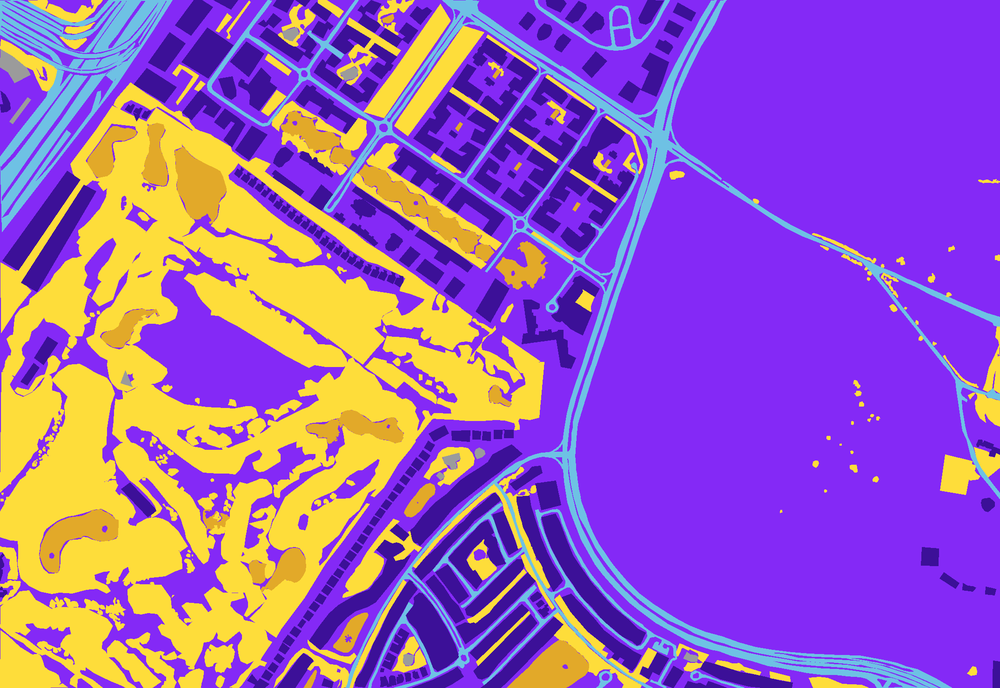
#> input picture Semantic segmentation dataset/Tile 8/masks/image_part_001.png, 1000 x 688 px, shrunk from 2149 x 1479 before the run, found by its file name; its folder holds 4 pictures in this run
$ python 'image patch.py'
#> lines starting #> are read from the running program, lines starting #| are printed output that depends on the picture
import os
from PIL import Image
import math

def patch_images(input_dir):
    # Get a list of all image files in the directory
    image_files = [f for f in os.listdir(input_dir) if f.endswith('.jpg') or f.endswith('.png')]

    # Calculate the number of rows and columns needed for the square image
    num_images = len(image_files)
    num_rows = int(math.sqrt(num_images))
    num_cols = num_rows

    # Get the size of the first image
    first_image = Image.open(os.path.join(input_dir, image_files[0]))
#> first_image is the input picture: PIL image 1000x688 RGB; mean R, G, B 154.6, 95.5, 182.7
    image_width, image_height = first_image.size
#> image_width = 1000; image_height = 688

    # Create a new image to hold the patched-up image
    patch_width = num_cols * image_width
#> patch_width = 2000
    patch_height = num_rows * image_height
#> patch_height = 1376
    patched_image = Image.new('RGB', (patch_width, patch_height))
#> patched_image: PIL image 2000x1376 RGB; every value is 0

    # Paste the segmented images into the patched image
    for i, image_file in enumerate(image_files):
        image_path = os.path.join(input_dir, image_file)
        image = Image.open(image_path)
        row = i // num_cols
        col = i % num_cols
        x = col * image_width
#> x = 0
        y = row * image_height
#> y = 0
        patched_image.paste(image, (x, y))
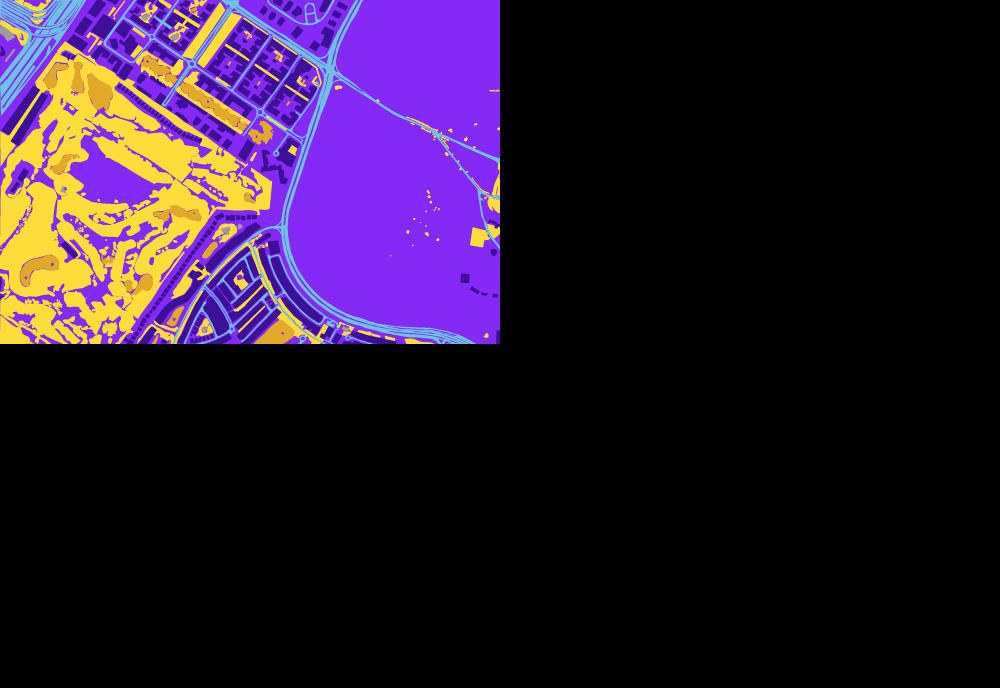
#> patched_image: PIL image 2000x1376 RGB (shown at 1/2 size); mean R, G, B 38.6, 23.9, 45.7
#> pass 2 of the loop in patch_images, `for i, image_file in enumerate(image_files):`:
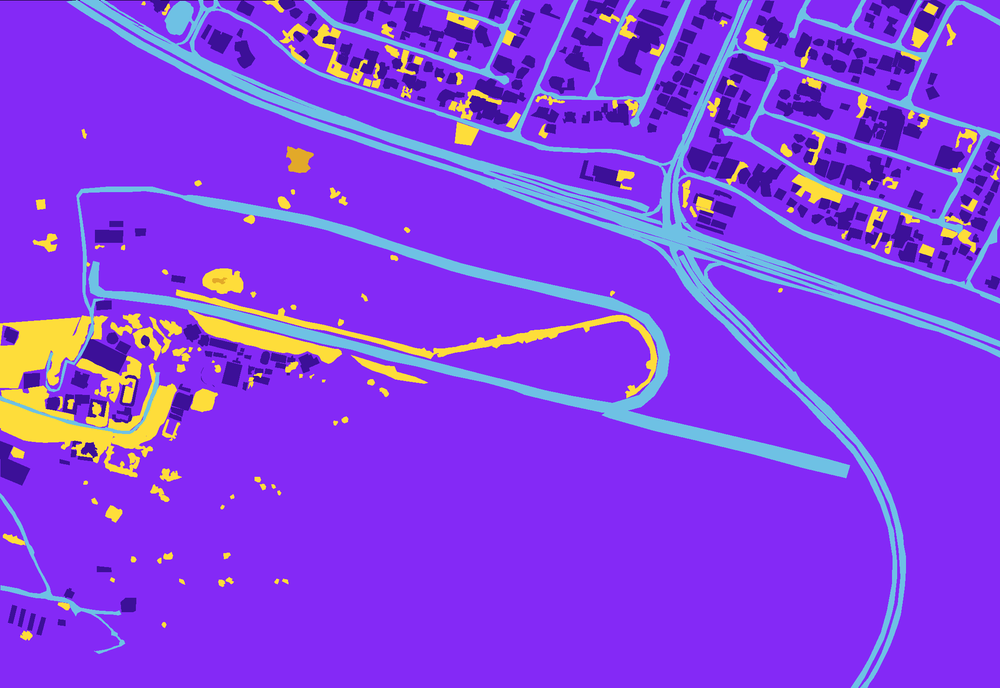
#> input picture Semantic segmentation dataset/Tile 8/masks/image_part_002.png, 1000 x 688 px, shrunk from 2149 x 1479 before the run, found by its file name
#> in patch_images, image is the input picture: PIL image 1000x688 RGB; mean R, G, B 131.6, 61.8, 229.7
#> in patch_images, `patched_image.paste(image, (x, y))`:
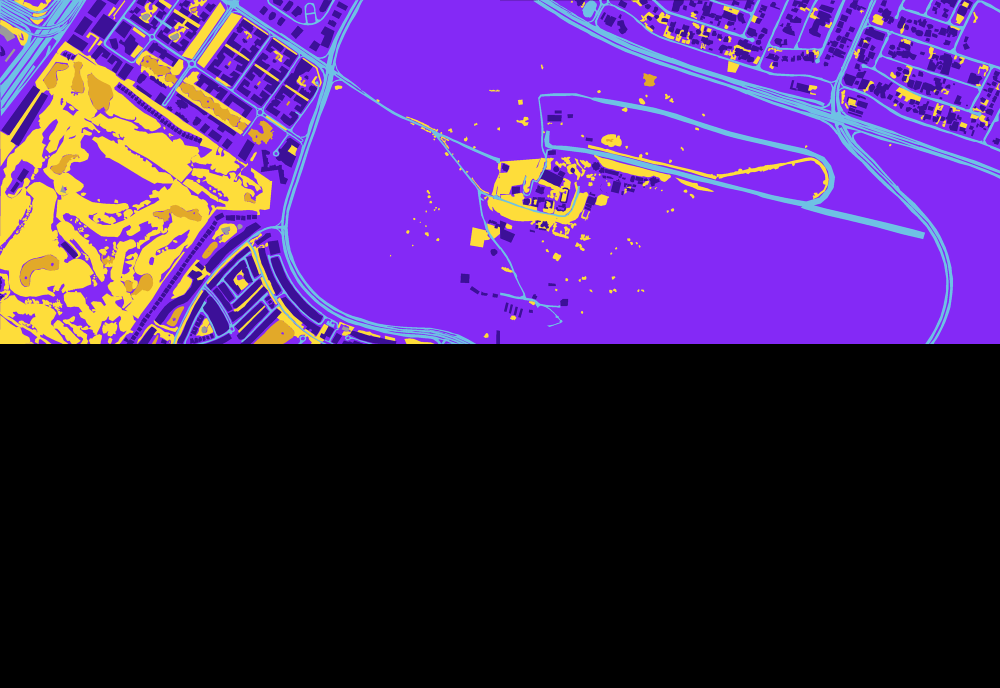
#> patched_image: PIL image 2000x1376 RGB (shown at 1/2 size); mean R, G, B 71.5, 39.3, 103.1
#> pass 3 of the loop in patch_images, `for i, image_file in enumerate(image_files):`:
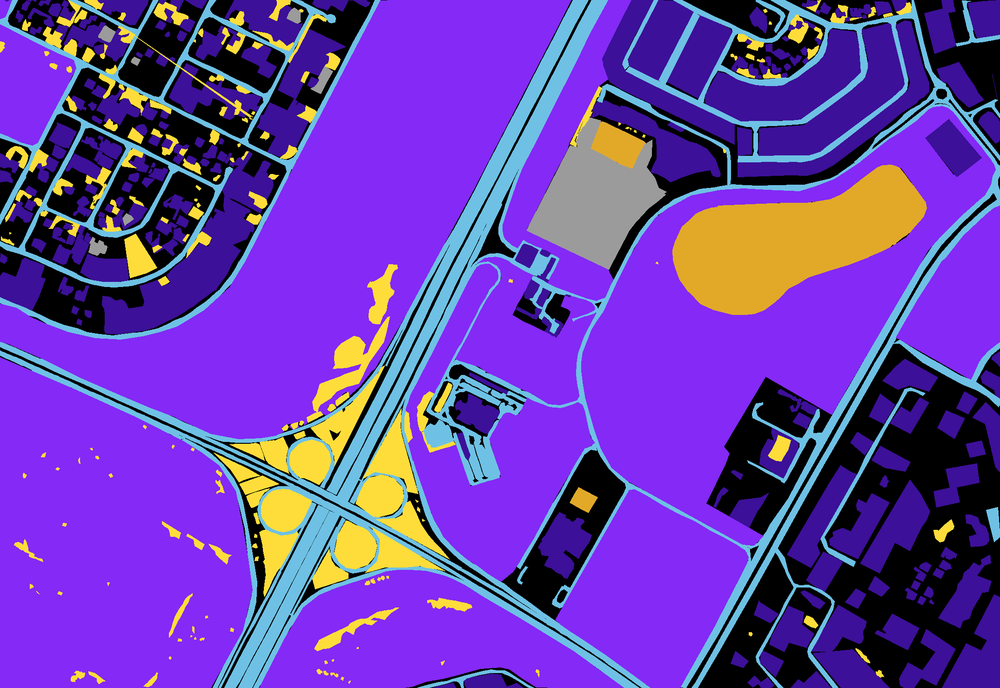
#> input picture Semantic segmentation dataset/Tile 8/masks/image_part_003.png, 1000 x 688 px, shrunk from 2149 x 1479 before the run, found by its file name
#> in patch_images, image is the input picture: PIL image 1000x688 RGB; mean R, G, B 105.3, 63, 170.4
#> in patch_images, `patched_image.paste(image, (x, y))`:
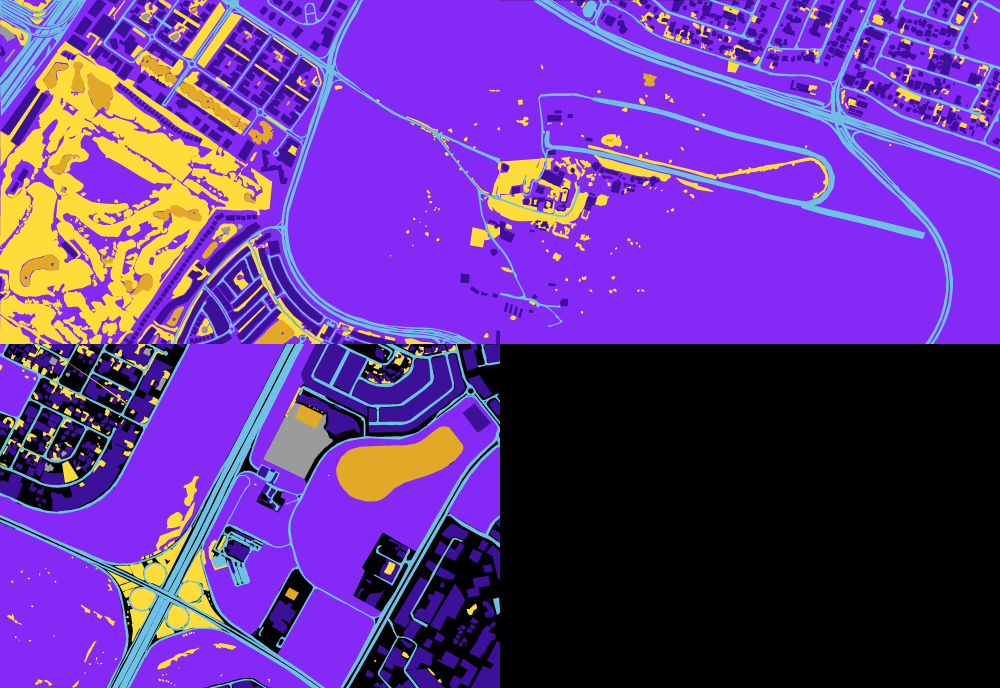
#> patched_image: PIL image 2000x1376 RGB (shown at 1/2 size); mean R, G, B 97.9, 55.1, 145.7
#> the loop made 4 passes; the first 3 are shown

    return patched_image

# Example usage
input_dir = 'E:\Random Python Scripts\FarmLand-Segmentation-main\Semantic Segmentation Dataset\Tile 8\masks'
patched_image = patch_images(input_dir)
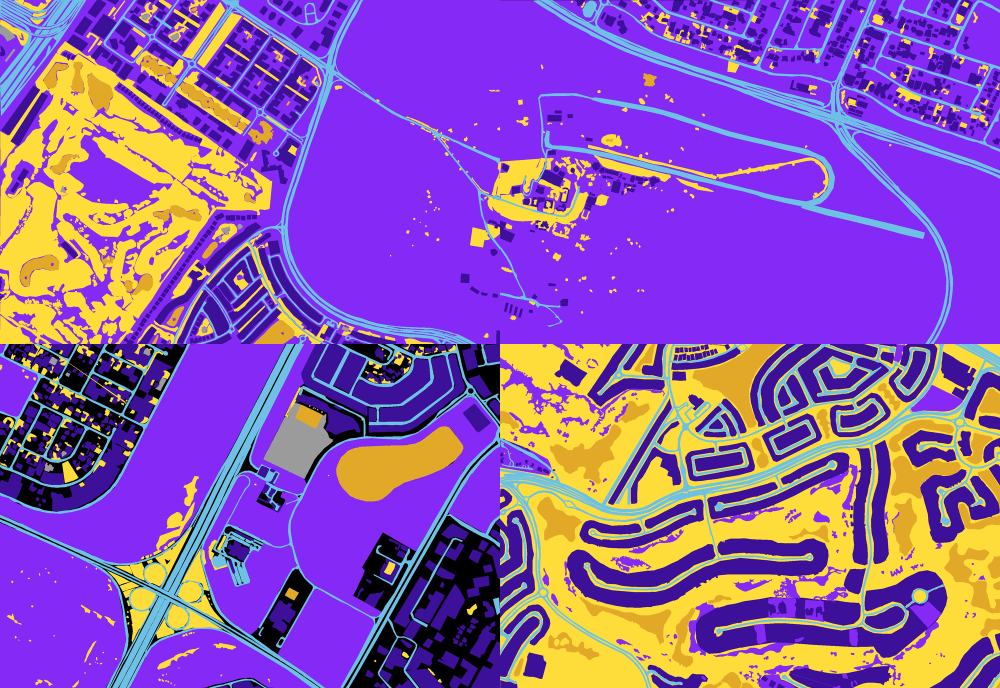
#> patched_image: PIL image 2000x1376 RGB (shown at 1/2 size); mean R, G, B 139.7, 89.1, 174.1
patched_image.save('patched_mask_8.jpg')
